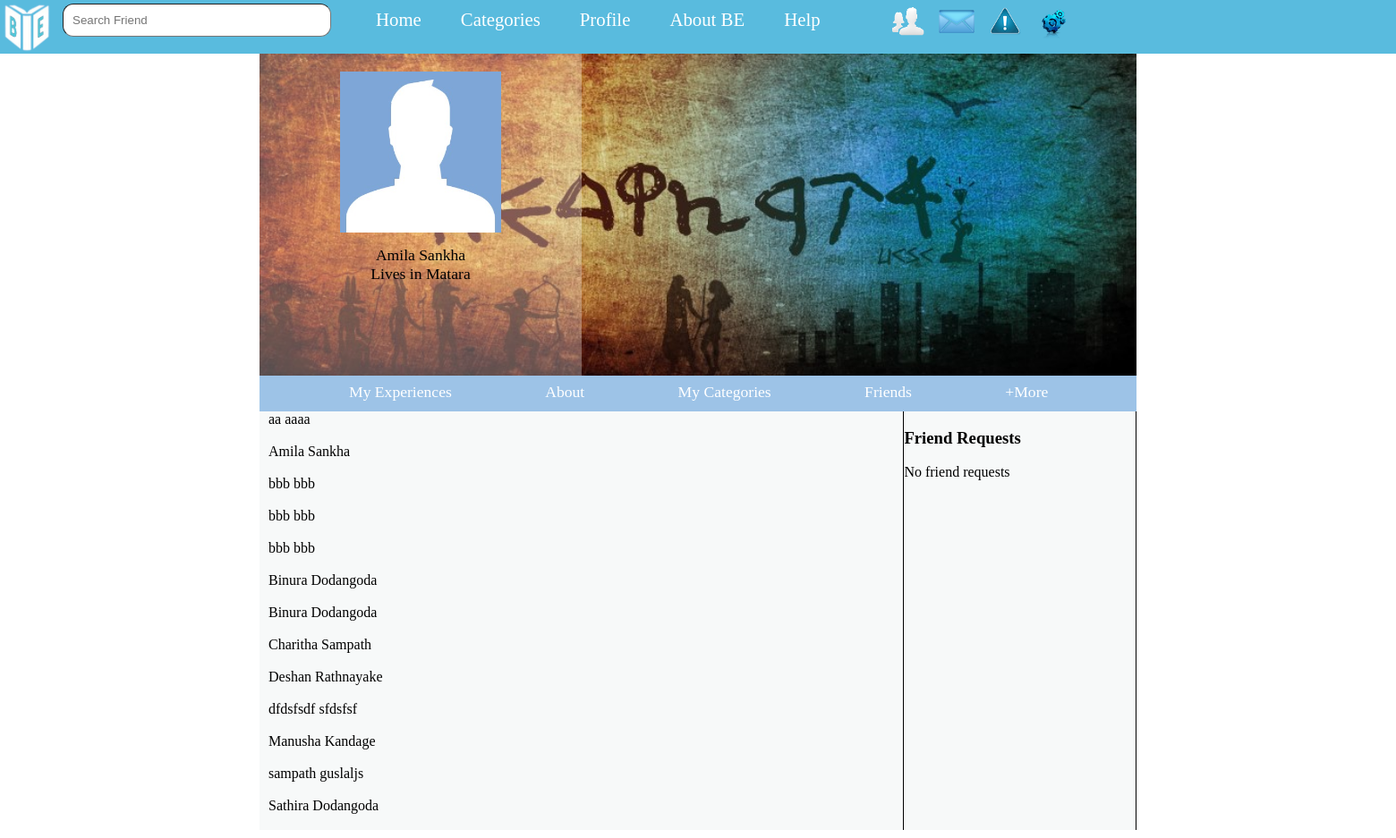
Page /php/friendPage.php (signed in) on the earlier database version.
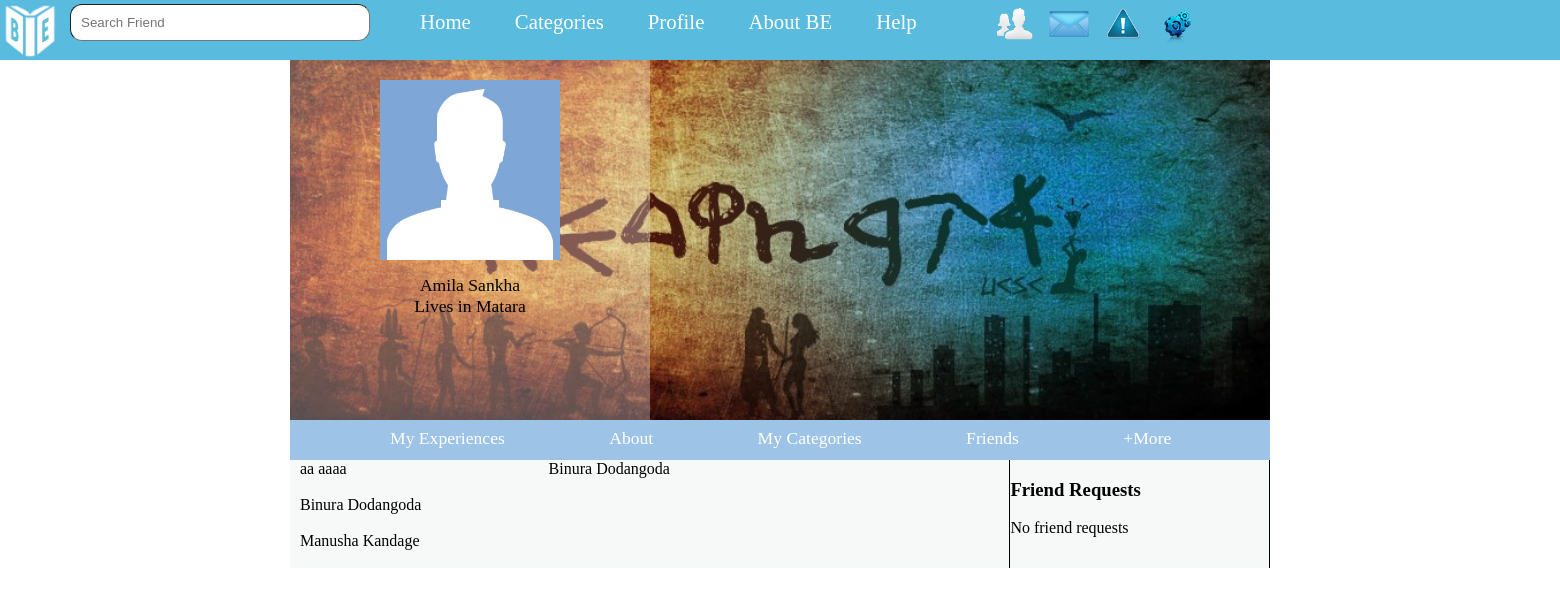
Same page on the later database version.
### tables this page shows
CREATE TABLE IF NOT EXISTS `registered_user` (
  `Registation_ID` int(6) NOT NULL AUTO_INCREMENT,
  `User_Level` varchar(1) NOT NULL,
  `First_Name` varchar(25) NOT NULL,
  `Last_Name` varchar(25) NOT NULL,
  `Email_Address` varchar(50) NOT NULL,
  `Password` varchar(100) NOT NULL,
  `Reg.date` date NOT NULL,
  `Profpic` varchar(10) NOT NULL,
  `Gender` varchar(1) NOT NULL,
  `Status` varchar(10) DEFAULT 'None',
  `DOB` date NOT NULL,
  `City` varchar(15) DEFAULT 'None',
  `ip` varchar(15) NOT NULL,
  `lastLogin` datetime NOT NULL,
  `loginStatus` tinyint(1) NOT NULL,
  PRIMARY KEY (`Registation_ID`),
  UNIQUE KEY `Email_Address` (`Email_Address`),
  KEY `Registation_ID` (`Registation_ID`)
);

CREATE TABLE IF NOT EXISTS `friend_add` (
  `Registation_ID` int(6) NOT NULL,
  `F_Registation_ID` int(6) NOT NULL,
  `Date` date NOT NULL,
  `Confirmation` int(2) NOT NULL DEFAULT '0',
  `SenderID` int(6) NOT NULL,
  PRIMARY KEY (`Registation_ID`,`F_Registation_ID`),
  KEY `F_Registation_ID` (`F_Registation_ID`)
);

### php/friendPage.php (the view, shortened to what this page needs)
<?php
if (isset($_SESSION['login'])) {
    $id = $_SESSION['id'];
} else {
    header('Location: ../index.html');
    exit();
}
?>
<?php
include_once './databaseConnection.php';
include_once("template_top.php");
$sql = "SELECT * FROM registered_user WHERE Registation_ID = '$id'";
$query = mysqli_query($con, $sql);
$numrows = mysqli_num_rows($query);
if ($numrows > 0) {
    $row = mysqli_fetch_assoc($query);
    $fname = $row['First_Name'];
    $lname = $row['Last_Name'];
    $city = $row['City'];
}
?>
<html>
    <head>
        <link href="../css/stylesheet.css" type="text/css" rel="stylesheet">
        <link href="../css/stylesheetfriend.css" type="text/css" rel="stylesheet">
        <link href="../css/editProf.css" rel="stylesheet" type="text/css" media="screen"/>
    </head>
    <body onLoad="display()">
        <div id="wapper">
            <div id="cover">
                <div id="profilepic">
                    <?php
                    $picAvailable = false;
                    ?>
                    <?php if ($picAvailable == true) { ?>
                        <img src='<?php echo('../profilePic/' . $id . '.jpg') ?>' class='profilepic'/>
                    <?php } else { ?>
                        <img src="../images/defaultPic.jpg" class='profilepic'/>
                    <?php } ?>
                    <ul>
                        <li><?php echo $fname . ' ' . $lname; ?></li>
                        <li>Lives in <?php echo $city; ?></li>
                    </ul>
                </div>
            </div>
            <div id="profileNavi">
                <ul>
                    <li><a href="profile.php">My Experiences</a></li>
                    <li><a href="editProf.php">About</a></li>
                    <li><a href="#">My Categories</a></li>
                    <li><a href="friendPage.php">Friends</a></li>
                    <li><a href="#">+More</a></li>
                </ul>
            </div>
            <div id="FriendlistBucket">
                <div id="AllFriendlist" style="color: black;">
                    <?php
                    $sql1 = "SELECT * FROM registered_user WHERE Registation_ID != '$id' ORDER BY First_Name, Last_Name";
                    $query1 = mysqli_query($con, $sql1);
                    if ($query1) {
                        while ($res = mysqli_fetch_assoc($query1)) {
                            echo "<a href='friendProfile.php?u=" . $res['Registation_ID'] . "'>" . $res["First_Name"] . " " . $res["Last_Name"] . "<br><br></a>";
                        }
                    }
                    ?>
                </div>
                <div id="MyFriendlist">
                    <?php
                    $sql3 = "SELECT F_Registation_ID FROM friend_add WHERE Registation_ID = '$id' and Confirmation = 1";
                    $result3 = mysqli_query($con, $sql3);
                    while ($row = mysqli_fetch_assoc($result3)) {
                        $friendID = $row["F_Registation_ID"];
                        $sql4 = "SELECT * FROM registered_user WHERE Registation_ID = '$friendID'";
                        $result4 = mysqli_query($con, $sql4);
                        if ($result4) {
                            $row4 = mysqli_fetch_assoc($result4);
                            echo "<a href='friendProfile.php?u=" . $row4["Registation_ID"] . "'>" . $row4["First_Name"] . " " . $row4["Last_Name"] . "<br><br></a>";
                        } else {
                            echo "error";
                        }
                    }
                    ?>
                </div>
                <div id="MyFriendRequests">
                    <h3>Friend Requests</h3>
                    <?php
                    $sql2 = "SELECT * FROM friend_add WHERE F_Registation_ID = '$id' and senderID != '$id' and Confirmation = 0";
                    $query2 = mysqli_query($con, $sql2);
                    if ($query2) {
                        $num_rows = mysqli_num_rows($query2);
                        if ($num_rows != 0) {
                            while ($row = mysqli_fetch_assoc($query2)) {
                                $reqFriendID = $row["SenderID"];
                                $sql3 = "SELECT * from registered_user WHERE Registation_ID = '$reqFriendID'";
                                $query3 = mysqli_query($con, $sql3);
                                if ($query3) {
                                    $res = mysqli_fetch_assoc($query3);
                                    echo "<a href='friendProfile.php?u=" . $row4["Registation_ID"] . "'>" . $res["First_Name"] . " " . $res["Last_Name"] . "<br><br></a>";
                                }
                            }
                        } else {
                            echo "No friend requests";
                        }
                    }
                    ?>
                </div>
            </div>
        </div>
    </body>
</html>

### php/template_top.php (shortened to what this page needs)
<head>
    <link href="../css/stylesheet.css" type="text/css" rel="stylesheet">
</head>
<div id="headder">
    <img src="../images/logo.png" alt="BE" height="60" width="60">
    <div id="headNavi">
        <form name="postStory" class="search">
            <input id="searchFriend" onKeyUp="ajaxFunction(this.value);" type="text" name="search" placeholder="Search Friend" class="search"/>
        </form>
        <div id="naviItems">
            <a class="t1 t" href="homePage.php">Home</a>
            <a class="t2 t" href="categories.php">Categories</a>
            <a class="t3 t" href="profile.php">Profile</a>
            <a class="t4 t" href="aboutbe.php">About BE</a>
            <a class="t5 t" href="#">Help</a>
        </div>
        <div id="naviIcon">
            <img src="../images/navigationIcon/friendrequest.png" alt="Friend Request" height="40" width="40">
            <img src="../images/navigationIcon/message.png" alt="Message" height="40" width="40" id="MsgIcon">
            <img src="../images/navigationIcon/notification.png" alt="Notifications" height="40" width="40">
            <img src="../images/navigationIcon/setting.png" alt="Settings" height="40" width="40" id="SettingsIcon">
        </div>
    </div>
</div>

### css/stylesheet.css (style rules this page uses)
body { margin: 0; padding: 0; }
#headder { height: 60px; width: 100%; background-color: #59BBDE; }
#headNavi { display: inline; position: relative; }
#headNavi form { //--------------------- margin: 0; padding: 0; position: relative; }
#naviItems a { display: inline; margin: 0; padding: 0; position: relative; }
#naviIcon { height: inherit; left: 995px; margin-right: 25px; position: relative; top: -55px; width: inherit; }
#naviItems { left: 380px; position: relative; top: -67px; }
#naviIcon img { margin-right: 10px; position: relative; top: -62px; }
a { color: #fff; text-decoration: none; }
#wapper { background-color: #f7f9f9; position: relative; width: 980px; margin: 0 auto; height:auto; z-index:1; }
#cover { width: 980px; height: 360px; overflow: hidden; background-image: url(../images/cover.jpg); background-repeat:no-repeat; background-size:cover; }
#profilepic { background-color: rgba(255, 255, 255, 0.3); float: left; height: 360px; width: 360px; z-index: 1; }
#profilepic ul { margin: 0; padding: 5px; position: relative; top: 210px; }
#profilepic ul li { list-style-type:none; text-align:center; font-size:1.1em; }
#profileNavi { background-color: #9DC3E7; height: 40px; width: 980px; }
#profileNavi ul { font-size: 1.1em; margin: 0; padding: 0; position: relative; top: 8px; }
#profileNavi ul li { list-style-type:none; display:inline; padding: 0; margin-left:100px; }
.profilepic { height: 180px; left: 90px; opacity: 1; overflow: hidden; position: absolute; top: 20px; width: 180px; z-index: 2; }
.search { border-radius: 12px; border-width: 0.5px; left: 35px; margin: 0; padding: 10px; position: relative; top: -28px; width: 300px; }
.t { font-size: 1.3em; padding: 0; position: relative; top: -20px; }
.t1 { left: 40px; }
.t2 { left: 80px; }
.t3 { left: 120px; }
.t4 { left: 160px; }
.t5 { left: 200px; }

### css/stylesheetfriend.css (style rules this page uses)
#FriendlistBucket { width: 100%; display: inline-flex; }
#AllFriendlist { width: 275px; height: auto; text-decoration: none; }
#AllFriendlist a { color: black; padding: 10px; }
#MyFriendlist { width: 490px; height: auto; }
#MyFriendlist a { color: black; text-decoration: none; }
#MyFriendRequests { width: 275px; height: auto; border-left-style: solid; border-left-width: 0.5px; border-right-style: solid; border-right-width: 0.5px; }

Differences in the rows shown:
removed registered_user: First_Name "Amila", Last_Name "Sankha"
removed registered_user: First_Name "bbb", Last_Name "bbb"
removed registered_user: First_Name "bbb", Last_Name "bbb"
removed registered_user: First_Name "bbb", Last_Name "bbb"
removed registered_user: First_Name "Binura", Last_Name "Dodangoda"
removed registered_user: First_Name "Charitha", Last_Name "Sampath"
removed registered_user: First_Name "Deshan", Last_Name "Rathnayake"
removed registered_user: First_Name "dfdsfsdf", Last_Name "sfdsfsf"
removed registered_user: First_Name "sampath", Last_Name "guslaljs"
removed registered_user: First_Name "Sathira", Last_Name "Dodangoda"
added friend_add: registered_user.First_Name "Binura", registered_user.Last_Name "Dodangoda"
